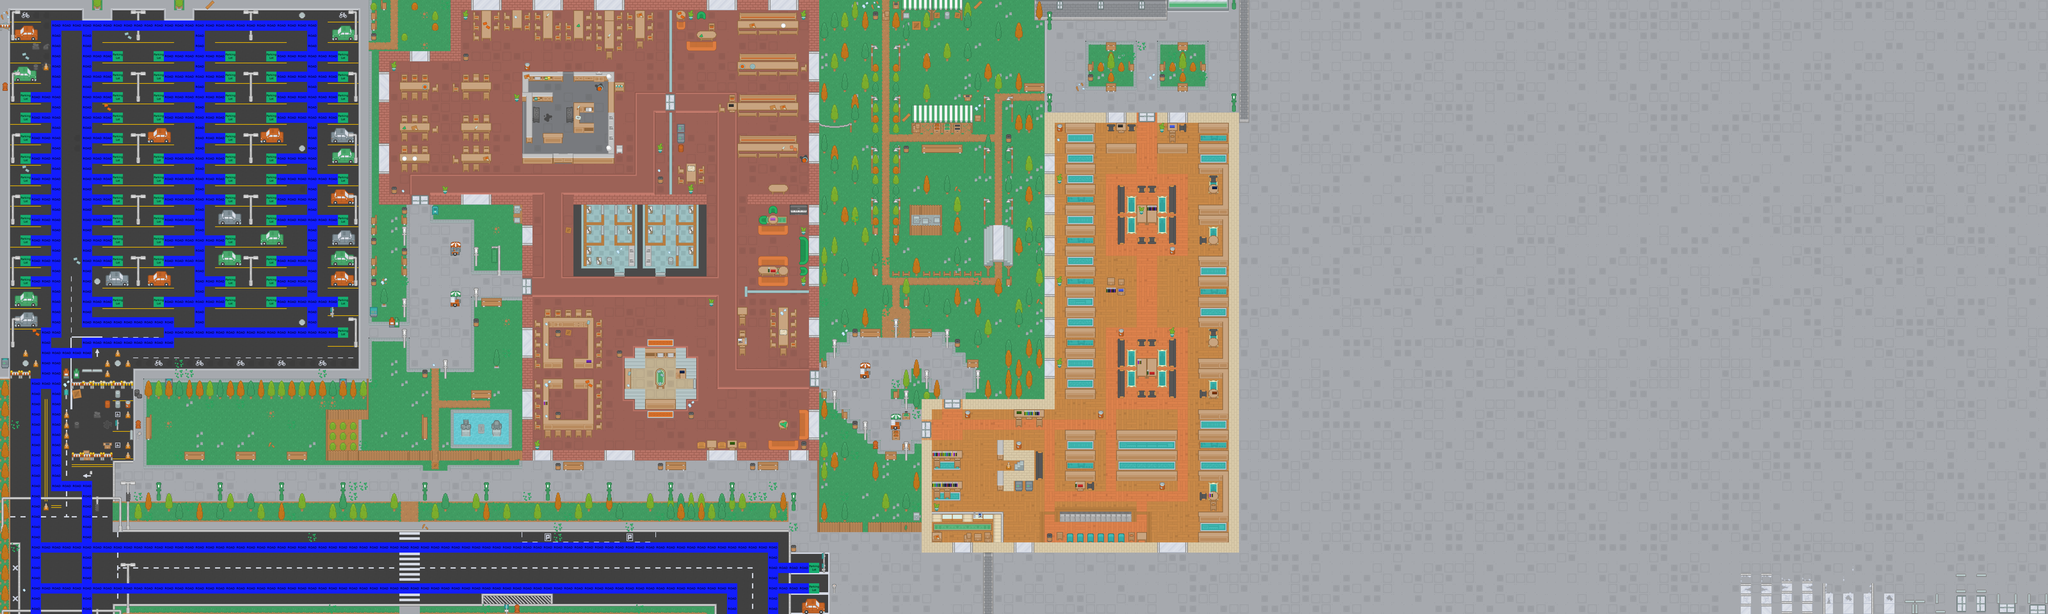

Below is a game level as drawn by its tile map, then a one-line description and the .tmx that defines it (tile-layer data replaced by summaries):
An orthogonal 200x60 tile map with 64x64 px tiles, 10 tile layers (Ground, Glass, Roadmarker, Roadmarker2, ...), 2 hidden layers not drawn, 7 tilesets.

<map version="1.0" tiledversion="1.0.2" orientation="orthogonal" renderorder="right-down" width="200" height="60" tilewidth="64" tileheight="64" nextobjectid="1">
 <tileset firstgid="1" name="Shooter" tilewidth="64" tileheight="64" tilecount="540" columns="27">
  <image source="tilesheet_shooter.png" width="1728" height="1280" />
 </tileset>
 <tileset firstgid="541" name="City" tilewidth="64" tileheight="64" spacing="4" tilecount="1036" columns="37">
  <image source="tilesheet_city.png" width="2512" height="1900" />
 </tileset>
 <tileset firstgid="1577" name="Indoor" tilewidth="64" tileheight="64" spacing="4" tilecount="468" columns="26">
  <image source="tilesheet_indoor.png" width="1828" height="1220" />
 </tileset>
 <tileset firstgid="2045" name="Collision" tilewidth="64" tileheight="64" tilecount="1" columns="1">
  <image source="tilesheet_collision.png" width="64" height="64" />
  <tile id="0">
   <objectgroup color="#ff0000" draworder="index" />
  </tile>
 </tileset>
 <tileset firstgid="2046" name="Custom" tilewidth="64" tileheight="64" tilecount="110" columns="10">
  <image source="tilesheet_custom.png" width="640" height="704" />
 </tileset>
 <tileset firstgid="2156" name="Road" tilewidth="64" tileheight="64" tilecount="2" columns="2">
  <image source="tilesheet_road.png" width="128" height="64" />
 </tileset>
 <tileset firstgid="2158" name="Level" tilewidth="64" tileheight="64" tilecount="25" columns="5">
  <image source="tilesheet_level.png" width="320" height="320" />
 </tileset>
 <layer name="Ground" width="200" height="60">
  <data>[12000 cells, 12000 non-empty, 163 distinct tile ids]</data>
 </layer>
 <layer name="Glass" width="200" height="60">
  <data>[12000 cells, 53 non-empty, 7 distinct tile ids]</data>
 </layer>
 <layer name="Roadmarker" width="200" height="60">
  <data>[12000 cells, 533 non-empty, 106 distinct tile ids]</data>
 </layer>
 <layer name="Roadmarker2" width="200" height="60">
  <data>[12000 cells, 253 non-empty, 48 distinct tile ids]</data>
 </layer>
 <layer name="Environment" width="200" height="60">
  <data>[12000 cells, 754 non-empty, 202 distinct tile ids]</data>
 </layer>
 <layer name="Carpet" width="200" height="60">
  <data>[12000 cells, 138 non-empty, 24 distinct tile ids]</data>
 </layer>
 <layer name="Doors" width="200" height="60">
  <data>[12000 cells, 41 non-empty, 15 distinct tile ids]</data>
 </layer>
 <layer name="Tables" width="200" height="60">
  <data>[12000 cells, 613 non-empty, 127 distinct tile ids]</data>
 </layer>
 <layer name="Ontop" width="200" height="60">
  <data>[12000 cells, 185 non-empty, 50 distinct tile ids]</data>
 </layer>
 <layer name="Road" width="200" height="60">
  <data>[12000 cells, 601 non-empty, 2 distinct tile ids]</data>
 </layer>
 <layer name="Level" width="200" height="60" visible="0">
  <data>[12000 cells, 4029 non-empty, 4 distinct tile ids]</data>
 </layer>
 <layer name="Collision" width="200" height="60" visible="0">
  <data>[12000 cells, 1593 non-empty, 1 distinct tile ids]</data>
 </layer>
</map>
